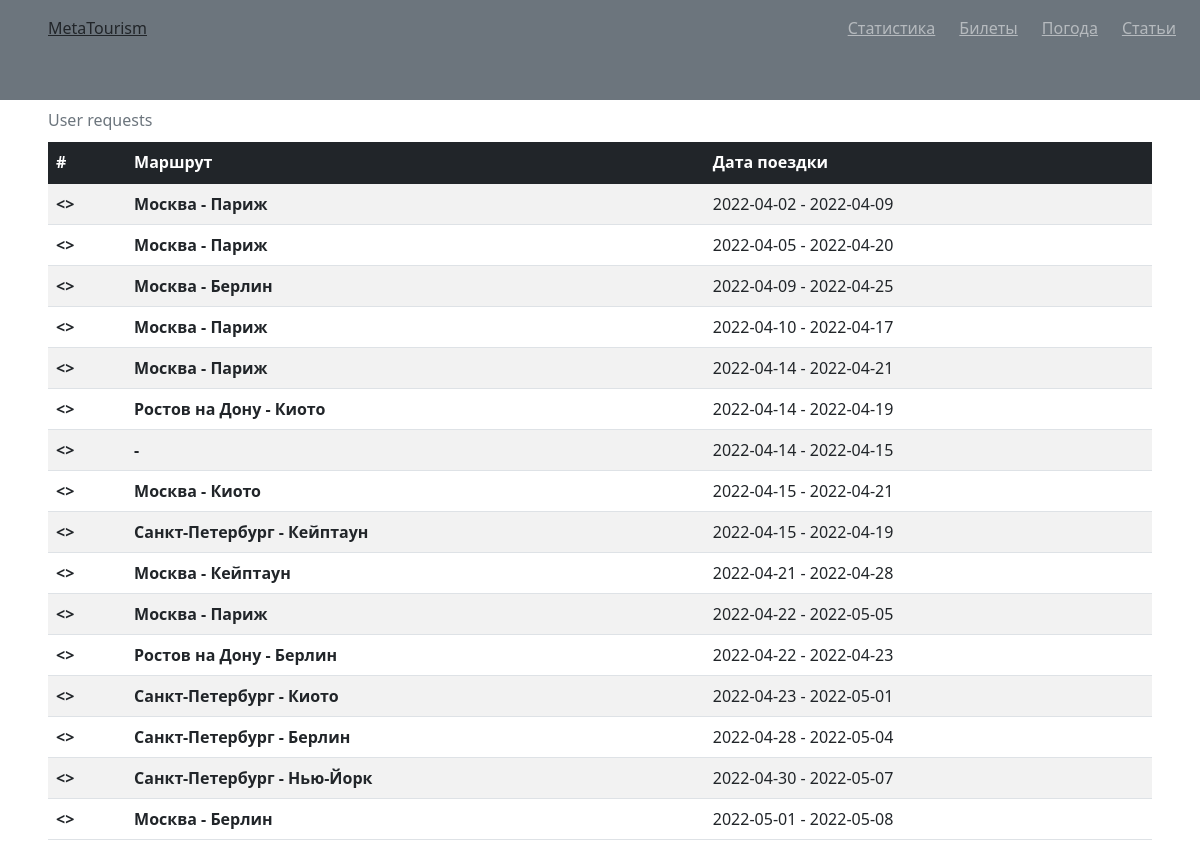
The page /statistics on the database as committed earlier.
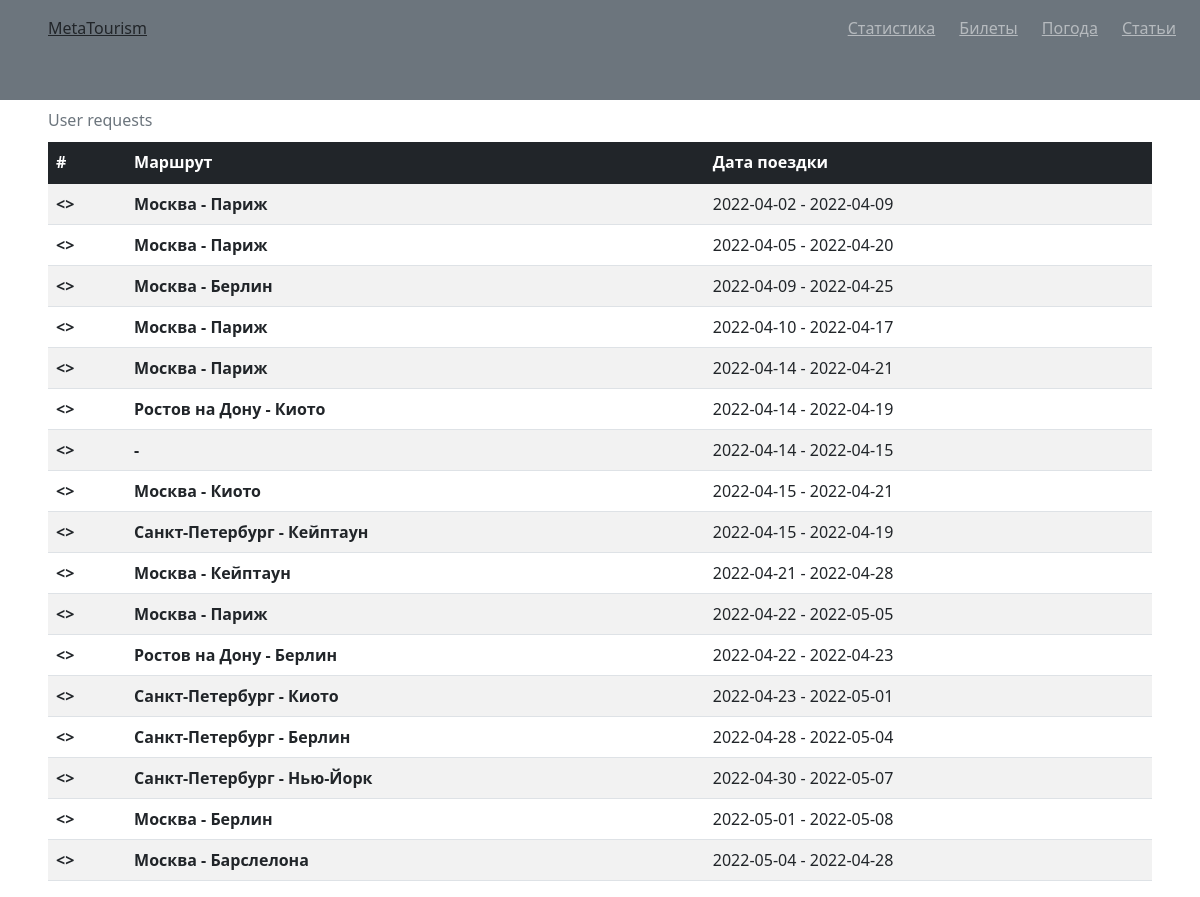
The same page on the database as committed later.
### main.py (models this page shows, shortened)
class UserRequest(db.Model):
    id = db.Column(db.Integer, primary_key=True)
    city_from = db.Column(db.String(50), nullable=False)
    city_to = db.Column(db.String(50), nullable=False)
    date_there = db.Column(db.DateTime, default=datetime.utcnow)
    date_back = db.Column(db.DateTime, nullable=True)

### main.py (the view)
@app.route('/statistics', methods=['GET'])
def statistics():
    reqs = UserRequest.query.order_by(UserRequest.date_there).all()
    create_popularity_of_cities_diagram()
    diagram = Image.open('statistics/diagram1.png')
    return render_template('statistics.html', reqs=reqs, diagram=diagram)

### main.py (called while the page is built)
def create_popularity_of_cities_diagram():
    conn = sqlite3.connect('requests.db')
    cur = conn.cursor()
    cur.execute("SELECT city_to, COUNT(city_to) FROM user_request GROUP BY city_to;")
    query_result = cur.fetchall()
    x = []
    y = []
    for element in query_result:
        x.append(element[0])
        y.append(element[1])
    plt.title('Популярность городов', fontsize=16)
    plt.xlabel('Город', fontsize=12)
    plt.ylabel('Количество запросов', fontsize=12)
    plt.bar(x, y)
    plt.savefig('statistics/diagram1.png')

### templates/statistics.html (shortened to what this page needs)
{% extends "base.html" %}
{% block body %}
<div class="media">
  <div class="media-body mx-lg-5">
 <table class="table table-striped caption-top">
 <caption>User requests</caption>
  <thead class="table-dark">
    <tr>
      <th scope="col">#</th>
      <th scope="col">Маршрут</th>
      <th scope="col">Дата поездки</th>
    </tr>
  </thead>
       <tbody>{% for req in reqs %}
       <tr>
         <th scope="row"><></th>
         <th scope="row">{{ req.city_from }} - {{ req.city_to }}</th>
         <td scope="row">{{ req.date_there.date() }} - {{ req.date_back.date() }}</td>
       </tr>{% endfor %}
       </tbody>
     </table>
  </div>
</div>
{% endblock %}

Rows that differ between the two databases and show on the page:
added UserRequest: city_from "Москва", city_to "Барслелона", date_there "2022-05-04", date_back "2022-04-28"
